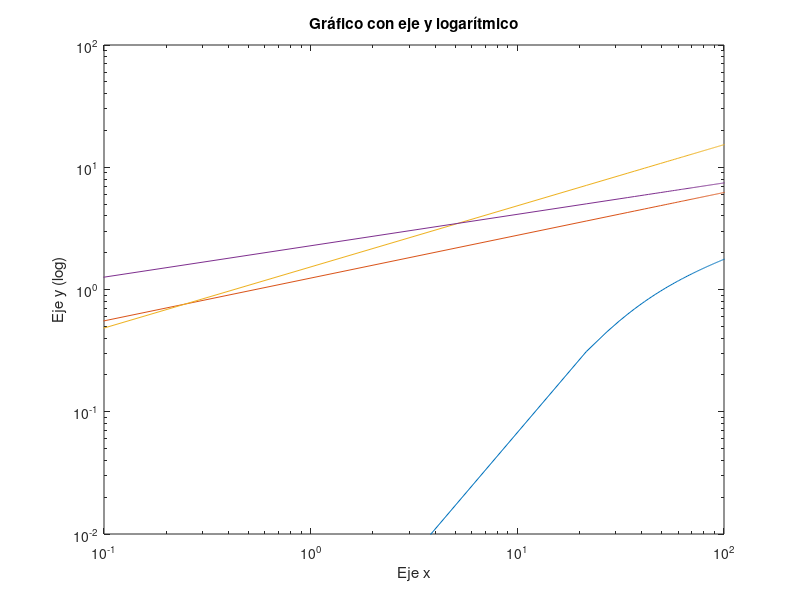

Write MATLAB code to recreate this figure.
clc
clear 
close all

Ar     = linspace(1e-6, 10e6, 1000);
dp_ast = Ar.^(1/3);

Re_mf  = (27.2^2 + 0.0408.*Ar).^(0.5) - 27.2;
Re_c   = 1.24.*Ar.^(0.45);
Re_se  = 1.53.*Ar.^(0.50);
Re_tr  = 2.28.*Ar.^(0.419);

U_ast_Re_mf  = Re_mf./(Ar.^(1/3));
U_ast_Re_c   = Re_c./(Ar.^(1/3));
U_ast_Re_se  = Re_se./(Ar.^(1/3));
U_ast_Re_tr  = Re_tr./(Ar.^(1/3));




    loglog(dp_ast, U_ast_Re_mf, ...
           dp_ast, U_ast_Re_c,  ... 
           dp_ast, U_ast_Re_se, ...
           dp_ast, U_ast_Re_tr); 
    
    title('Gráfico con eje y logarítmico');
    xlabel('Eje x');
    xlim([1e-1, 1e2]);
    ylabel('Eje y (log)');
    ylim([1e-2, 1e2]);

